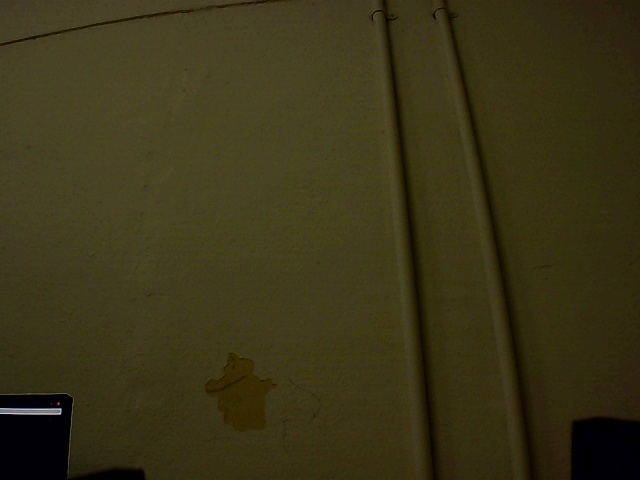
#> input picture RobotArmController/Camera/asd.jpg, 640 x 480 px, given in place of the camera
$ python Camera.py
#> lines starting #> are read from the running program, lines starting #| are printed output that depends on the picture; after the words box and inside, x2 and y2 are one past the last pixel; in counts of white or black regions, pixels touching at a corner belong together
import cv2 as cv
import numpy as np
import argparse

parser = argparse.ArgumentParser()

parser.add_argument("-x", type= int, required= False)

parser.add_argument("-y", type= int, required= False)

args = parser.parse_args()
class Camera():
    def __init__(self):
        self.capture = cv.VideoCapture(0)

        self.capture.set(cv.CAP_PROP_FRAME_WIDTH, 640)
        self.capture.set(cv.CAP_PROP_FRAME_HEIGHT, 480)
        self.x = args.x
        self.y = args.y

    def imageCapture(self):
        self.ret, self.origin = self.capture.read()
#> self.origin is the input picture: shape (480, 640, 3); mean B, G, R 23.2, 51.9, 58
        self.grey = cv.cvtColor(self.origin, cv.COLOR_BGR2GRAY)
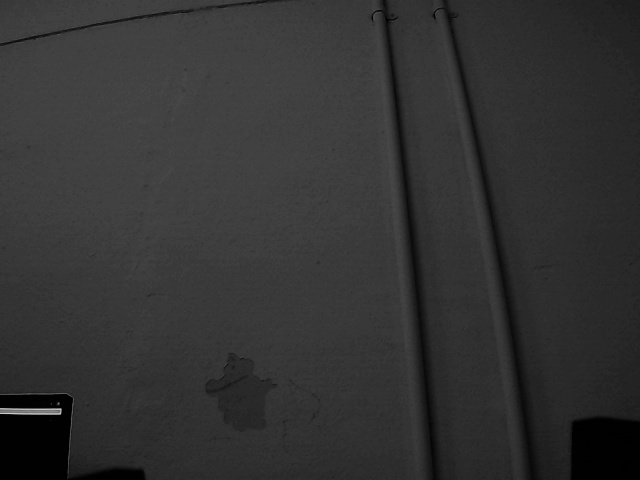
#> self.grey: shape (480, 640); min 0, max 211, mean 50.5
        _, self.loc_bin = cv.threshold(self.grey, 0, 255, cv.THRESH_BINARY | cv.THRESH_OTSU)
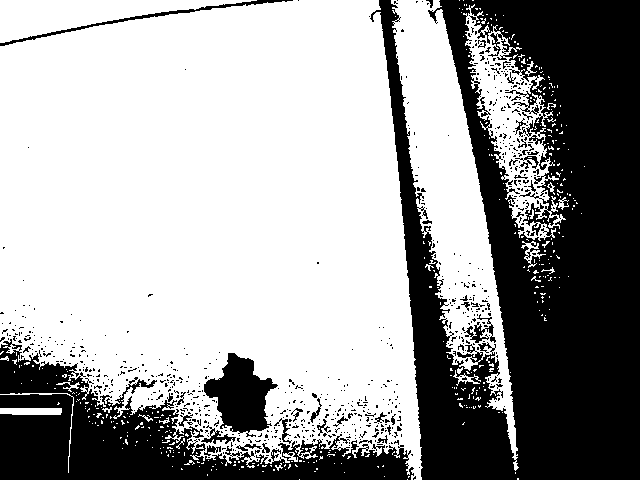
#> self.loc_bin: shape (480, 640); 63.2% white; 749 black regions (709 under 20 px), largest, box (x1, y1, x2, y2) and area: (370, 0, 640, 480) 81365, (0, 339, 414, 480) 22587, (204, 353, 278, 437) 3399
        adp_bin = cv.adaptiveThreshold(self.grey, 255, cv.ADAPTIVE_THRESH_GAUSSIAN_C, cv.THRESH_BINARY, 9, 5)
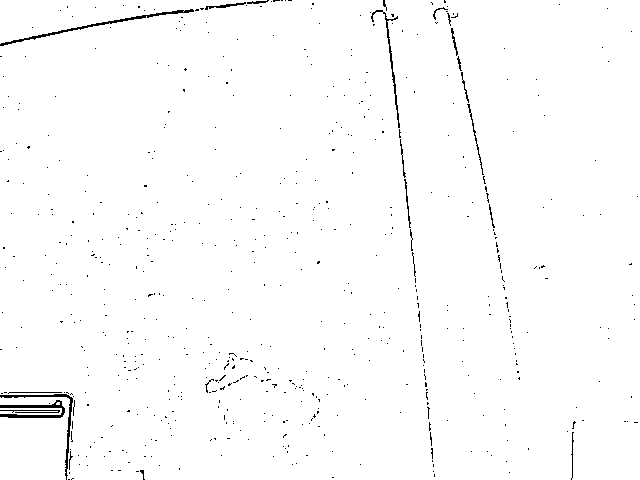
#> adp_bin: shape (480, 640); 98.8% white; black in thin lines or dots
        self.smooth = cv.GaussianBlur(self.grey, (95, 95), 0)
        self.gaussian = cv.divide(self.grey, self.smooth, scale = 192)
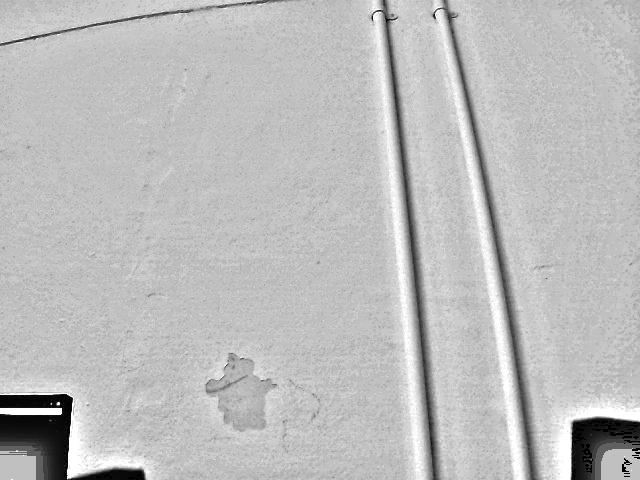
#> self.gaussian: shape (480, 640); min 0, max 255, mean 188.4
        _, self.loc_div_bin = cv.threshold(self.gaussian, 0, 255, cv.THRESH_BINARY | cv.THRESH_OTSU)
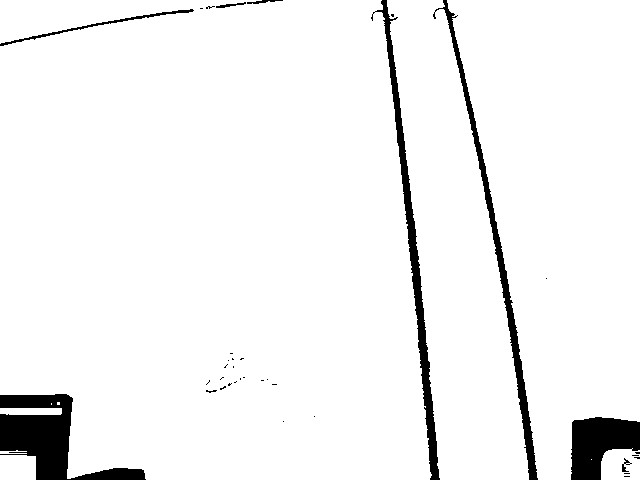
#> self.loc_div_bin: shape (480, 640); 94.9% white; 36 black regions (28 under 20 px), largest, box (x1, y1, x2, y2) and area: (0, 394, 146, 480) 5182, (371, 0, 440, 480) 3536, (433, 0, 538, 480) 3077
        self.adp_div_bin = cv.adaptiveThreshold(self.gaussian, 255, cv.ADAPTIVE_THRESH_GAUSSIAN_C, cv.THRESH_BINARY, 9, 5)
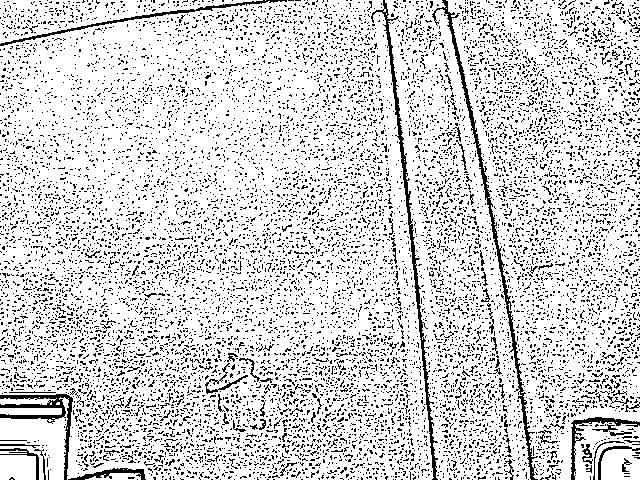
#> self.adp_div_bin: shape (480, 640); 83.9% white; black in thin lines or dots

        cv.imwrite(f'./Data/rgb/{self.x}_{self.y}.jpg', self.origin)
        cv.imwrite(f'./Data/greyscale/{self.x}_{self.y}.jpg', self.grey)
        cv.imwrite(f'./Data/localized_bin/{self.x}_{self.y}.jpg', self.loc_bin)
        cv.imwrite(f'./Data/adaptive_bin/{self.x}_{self.y}.jpg', adp_bin)
        cv.imwrite(f'./Data/gaussian_blur/{self.x}_{self.y}.jpg', self.gaussian)
        cv.imwrite(f'./Data/gaussian_localized_bin/{self.x}_{self.y}.jpg', self.loc_div_bin)
        cv.imwrite(f'./Data/gaussian_adaptive_bin/{self.x}_{self.y}.jpg', self.adp_div_bin)

        self.capture.release()

if __name__ == "__main__":
    camera = Camera()
    camera.imageCapture()
